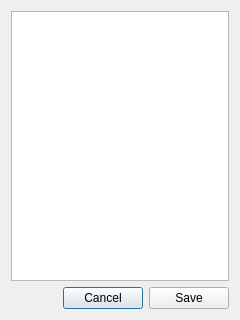
<?xml version="1.0" encoding="UTF-8"?>
<ui version="4.0">
 <class>SaveDialog</class>
 <widget class="QDialog" name="SaveDialog">
  <property name="geometry">
   <rect>
    <x>0</x>
    <y>0</y>
    <width>240</width>
    <height>320</height>
   </rect>
  </property>
  <property name="windowTitle">
   <string>File Manager</string>
  </property>
  <layout class="QGridLayout" name="gridLayout">
   <item row="0" column="0">
    <widget class="QTreeView" name="treeView"/>
   </item>
   <item row="1" column="0">
    <layout class="QHBoxLayout" name="horizontalLayout">
     <item>
      <spacer name="horizontalSpacer">
       <property name="orientation">
        <enum>Qt::Horizontal</enum>
       </property>
       <property name="sizeHint" stdset="0">
        <size>
         <width>40</width>
         <height>20</height>
        </size>
       </property>
      </spacer>
     </item>
     <item>
      <widget class="QPushButton" name="cancelButton">
       <property name="text">
        <string>Cancel</string>
       </property>
      </widget>
     </item>
     <item>
      <widget class="QPushButton" name="saveButton">
       <property name="text">
        <string>Save</string>
       </property>
      </widget>
     </item>
    </layout>
   </item>
  </layout>
 </widget>
 <resources/>
 <connections>
  <connection>
   <sender>cancelButton</sender>
   <signal>clicked()</signal>
   <receiver>SaveDialog</receiver>
   <slot>reject()</slot>
   <hints>
    <hint type="sourcelabel">
     <x>49</x>
     <y>305</y>
    </hint>
    <hint type="destinationlabel">
     <x>20</x>
     <y>302</y>
    </hint>
   </hints>
  </connection>
  <connection>
   <sender>saveButton</sender>
   <signal>clicked()</signal>
   <receiver>SaveDialog</receiver>
   <slot>accept()</slot>
   <hints>
    <hint type="sourcelabel">
     <x>176</x>
     <y>299</y>
    </hint>
    <hint type="destinationlabel">
     <x>228</x>
     <y>305</y>
    </hint>
   </hints>
  </connection>
 </connections>
</ui>
